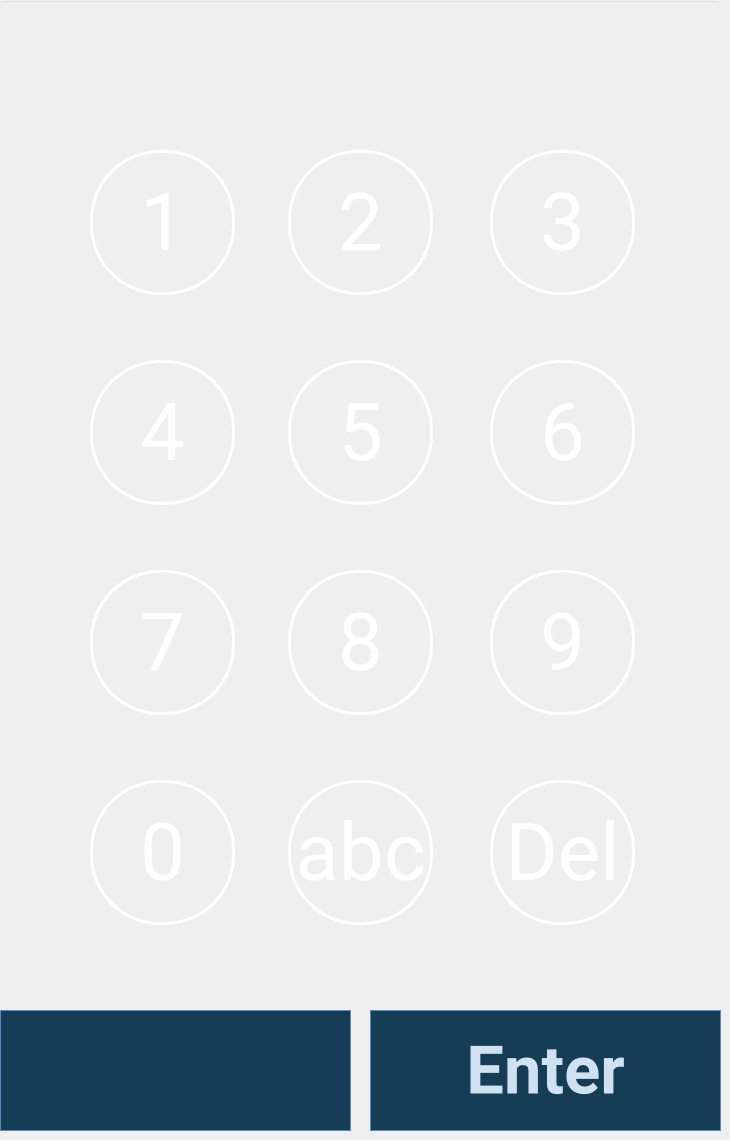
   <widget class="QWidget" name="pageNumeric">
    <property name="font">
     <font>
      <family>Roboto</family>
     </font>
    </property>
    <widget class="QPushButton" name="button0">
     <property name="geometry">
      <rect>
       <x>90</x>
       <y>780</y>
       <width>145</width>
       <height>145</height>
      </rect>
     </property>
     <property name="font">
      <font>
       <family>Roboto</family>
       <pointsize>60</pointsize>
      </font>
     </property>
     <property name="styleSheet">
      <string notr="true">border: 3px solid rgb(255, 255, 255);
border-radius: 70%;
background-color: rgb(255, 255, 255,0);
color: rgb(255, 255, 255)</string>
     </property>
     <property name="text">
      <string>0</string>
     </property>
    </widget>
    <widget class="QPushButton" name="button3">
     <property name="geometry">
      <rect>
       <x>490</x>
       <y>150</y>
       <width>145</width>
       <height>145</height>
      </rect>
     </property>
     <property name="font">
      <font>
       <family>Roboto</family>
       <pointsize>60</pointsize>
      </font>
     </property>
     <property name="styleSheet">
      <string notr="true">border: 3px solid rgb(255, 255, 255);
border-radius: 70%;
background-color: rgb(255, 255, 255,0);
color: rgb(255, 255, 255)</string>
     </property>
     <property name="text">
      <string>3</string>
     </property>
    </widget>
    <widget class="QPushButton" name="button2">
     <property name="geometry">
      <rect>
       <x>288</x>
       <y>150</y>
       <width>145</width>
       <height>145</height>
      </rect>
     </property>
     <property name="font">
      <font>
       <family>Roboto</family>
       <pointsize>60</pointsize>
      </font>
     </property>
     <property name="styleSheet">
      <string notr="true">border: 3px solid rgb(255, 255, 255);
border-radius: 70%;
background-color: rgb(255, 255, 255,0);
color: rgb(255, 255, 255)</string>
     </property>
     <property name="text">
      <string>2</string>
     </property>
    </widget>
    <widget class="QPushButton" name="button4">
     <property name="geometry">
      <rect>
       <x>90</x>
       <y>360</y>
       <width>145</width>
       <height>145</height>
      </rect>
     </property>
     <property name="font">
      <font>
       <family>Roboto</family>
       <pointsize>60</pointsize>
      </font>
     </property>
     <property name="styleSheet">
      <string notr="true">border: 3px solid rgb(255, 255, 255);
border-radius: 70%;
background-color: rgb(255, 255, 255,0);
color: rgb(255, 255, 255)</string>
     </property>
     <property name="text">
      <string>4</string>
     </property>
    </widget>
    <widget class="QPushButton" name="button1">
     <property name="geometry">
      <rect>
       <x>90</x>
       <y>150</y>
       <width>145</width>
       <height>145</height>
      </rect>
     </property>
     <property name="sizePolicy">
      <sizepolicy hsizetype="Fixed" vsizetype="Fixed">
       <horstretch>0</horstretch>
       <verstretch>0</verstretch>
      </sizepolicy>
     </property>
     <property name="font">
      <font>
       <family>Roboto</family>
       <pointsize>60</pointsize>
      </font>
     </property>
     <property name="styleSheet">
      <string notr="true">border: 3px solid rgb(255, 255, 255);
border-radius: 70%;
background-color: rgb(255, 255, 255,0);
color: rgb(255, 255, 255)</string>
     </property>
     <property name="text">
      <string>1</string>
     </property>
     <property name="iconSize">
      <size>
       <width>16</width>
       <height>16</height>
      </size>
     </property>
    </widget>
    <widget class="QPushButton" name="button9">
     <property name="geometry">
      <rect>
       <x>490</x>
       <y>570</y>
       <width>145</width>
       <height>145</height>
      </rect>
     </property>
     <property name="font">
      <font>
       <family>Roboto</family>
       <pointsize>60</pointsize>
      </font>
     </property>
     <property name="styleSheet">
      <string notr="true">border: 3px solid rgb(255, 255, 255);
border-radius: 70%;
background-color: rgb(255, 255, 255,0);
color: rgb(255, 255, 255)</string>
     </property>
     <property name="text">
      <string>9</string>
     </property>
    </widget>
    <widget class="QPushButton" name="button7">
     <property name="geometry">
      <rect>
       <x>90</x>
       <y>570</y>
       <width>145</width>
       <height>145</height>
      </rect>
     </property>
     <property name="font">
      <font>
       <family>Roboto</family>
       <pointsize>60</pointsize>
      </font>
     </property>
     <property name="styleSheet">
      <string notr="true">border: 3px solid rgb(255, 255, 255);
border-radius: 70%;
background-color: rgb(255, 255, 255,0);
color: rgb(255, 255, 255)</string>
     </property>
     <property name="text">
      <string>7</string>
     </property>
    </widget>
    <widget class="QPushButton" name="button8">
     <property name="geometry">
      <rect>
       <x>288</x>
       <y>570</y>
       <width>145</width>
       <height>145</height>
      </rect>
     </property>
     <property name="font">
      <font>
       <family>Roboto</family>
       <pointsize>60</pointsize>
      </font>
     </property>
     <property name="styleSheet">
      <string notr="true">border: 3px solid rgb(255, 255, 255);
border-radius: 70%;
background-color: rgb(255, 255, 255,0);
color: rgb(255, 255, 255)</string>
     </property>
     <property name="text">
      <string>8</string>
     </property>
    </widget>
    <widget class="QPushButton" name="button5">
     <property name="geometry">
      <rect>
       <x>288</x>
       <y>360</y>
       <width>145</width>
       <height>145</height>
      </rect>
     </property>
     <property name="font">
      <font>
       <family>Roboto</family>
       <pointsize>60</pointsize>
      </font>
     </property>
     <property name="styleSheet">
      <string notr="true">border: 3px solid rgb(255, 255, 255);
border-radius: 70%;
background-color: rgb(255, 255, 255,0);
color: rgb(255, 255, 255)</string>
     </property>
     <property name="text">
      <string>5</string>
     </property>
    </widget>
    <widget class="QPushButton" name="button6">
     <property name="geometry">
      <rect>
       <x>490</x>
       <y>360</y>
       <width>145</width>
       <height>145</height>
      </rect>
     </property>
     <property name="font">
      <font>
       <family>Roboto</family>
       <pointsize>60</pointsize>
      </font>
     </property>
     <property name="styleSheet">
      <string notr="true">border: 3px solid rgb(255, 255, 255);
border-radius: 70%;
background-color: rgb(255, 255, 255,0);
color: rgb(255, 255, 255)</string>
     </property>
     <property name="text">
      <string>6</string>
     </property>
    </widget>
    <widget class="QPushButton" name="buttonNumericAlpha">
     <property name="geometry">
      <rect>
       <x>288</x>
       <y>780</y>
       <width>145</width>
       <height>145</height>
      </rect>
     </property>
     <property name="font">
      <font>
       <family>Roboto</family>
       <pointsize>60</pointsize>
      </font>
     </property>
     <property name="styleSheet">
      <string notr="true">border: 3px solid rgb(255, 255, 255);
border-radius: 70%;
background-color: rgb(255, 255, 255,0);
color: rgb(255, 255, 255)</string>
     </property>
     <property name="text">
      <string>abc</string>
     </property>
    </widget>
    <widget class="QPushButton" name="buttonNumericDeleteLastChar">
     <property name="geometry">
      <rect>
       <x>490</x>
       <y>780</y>
       <width>145</width>
       <height>145</height>
      </rect>
     </property>
     <property name="font">
      <font>
       <family>Roboto</family>
       <pointsize>60</pointsize>
      </font>
     </property>
     <property name="styleSheet">
      <string notr="true">border: 3px solid rgb(255, 255, 255);
border-radius: 70%;
background-color: rgb(255, 255, 255,0);
color: rgb(255, 255, 255)</string>
     </property>
     <property name="text">
      <string>Del</string>
     </property>
    </widget>
    <widget class="QLineEdit" name="aLineEditNumericValueEntered">
     <property name="geometry">
      <rect>
       <x>0</x>
       <y>0</y>
       <width>720</width>
       <height>50</height>
      </rect>
     </property>
     <property name="font">
      <font>
       <family>Roboto</family>
       <pointsize>30</pointsize>
      </font>
     </property>
     <property name="styleSheet">
      <string notr="true">background-color: rgb(255, 255, 255,0);
color: rgb(255, 255, 255);</string>
     </property>
     <property name="alignment">
      <set>Qt::AlignCenter</set>
     </property>
    </widget>
    <widget class="QPushButton" name="buttonNumericEnter">
     <property name="geometry">
      <rect>
       <x>370</x>
       <y>1010</y>
       <width>351</width>
       <height>121</height>
      </rect>
     </property>
     <property name="font">
      <font>
       <family>Roboto</family>
       <pointsize>50</pointsize>
       <weight>75</weight>
       <bold>true</bold>
      </font>
     </property>
     <property name="styleSheet">
      <string notr="true">border: 1px solid rgb(87, 138, 198);
border-radius: 70%;
background-color: rgb(22,61,86);
color: rgb(208,225,241)</string>
     </property>
     <property name="text">
      <string>Enter</string>
     </property>
     <property name="iconSize">
      <size>
       <width>170</width>
       <height>86</height>
      </size>
     </property>
    </widget>
    <widget class="QPushButton" name="buttonNumericBack">
     <property name="geometry">
      <rect>
       <x>0</x>
       <y>1010</y>
       <width>351</width>
       <height>121</height>
      </rect>
     </property>
     <property name="font">
      <font>
       <family>Roboto</family>
       <pointsize>14</pointsize>
       <weight>75</weight>
       <bold>true</bold>
      </font>
     </property>
     <property name="styleSheet">
      <string notr="true">border: 1px solid rgb(87, 138, 198);
border-radius: 70%;
background-color: rgb(22,61,86);
color: rgb(208,225,241)</string>
     </property>
     <property name="text">
      <string/>
     </property>
     <property name="icon">
      <iconset resource="resources.qrc">
       <normaloff>:/Images/XatekUI_BackArrow.png</normaloff>:/Images/XatekUI_BackArrow.png</iconset>
     </property>
     <property name="iconSize">
      <size>
       <width>73</width>
       <height>62</height>
      </size>
     </property>
    </widget>
   </widget>
